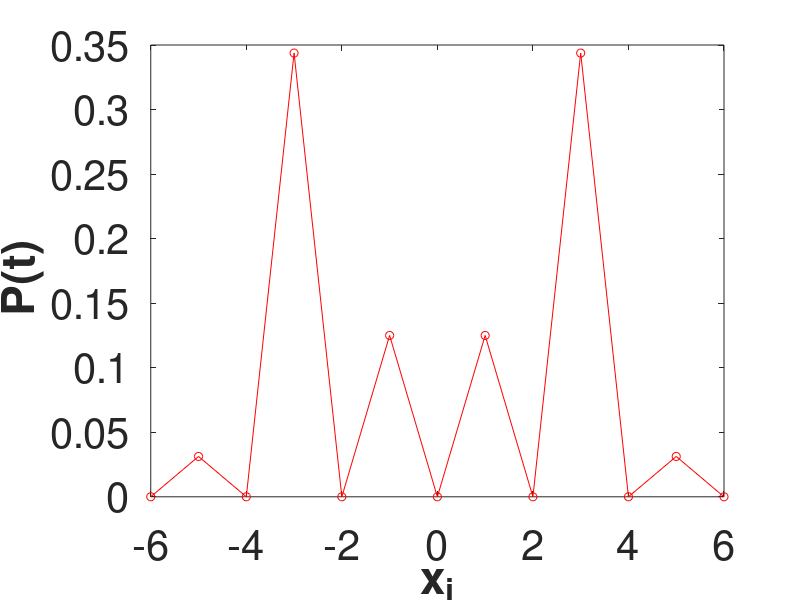

The MATLAB source for this figure:
%%Code Ref: Mahesh N Jayakody and Asiri Nanayakkara, Full state revivals in higher dimensional quantum walks, 
%Phys. Scr. 94 (2019) 045101.
% E-mail: asiri@ifs.ac.lk


clear;
clc;

NSTEPS = 5;
N = 2*NSTEPS+3; %size of the line
mid = NSTEPS+2; %middle point 

w=sqrt(-1);
%S=zeros(1,N);

%Coin operator
%al=45;
%alpha=(pi*al)/180;

%C(1,1)=cos(alpha);            C(1,2)=sin(alpha);
%C(2,1)=sin(alpha);            C(2,2)=-cos(alpha);

a = 45;
b = 0;
c = 0;

alpha = (pi*a)/180;
phi1 = (pi*b)/180;
phi2 = (pi*c)/180;
     
C=zeros(2,2);
C(1,1) = cos(alpha);  
C(1,2) = exp(w*phi1)*sin(alpha);
C(2,1) = exp(w*phi2)*sin(alpha);
C(2,2) = -exp(w*(phi1+phi2))*cos(alpha);

%Amplitude Matrix
At = zeros(2,N);
A = zeros(2,N);



%Initial Coinditions of Amplitude Matrix

At(1,mid) = sqrt(0.5);
At(2,mid) = -w*sqrt(0.5);
% % At(1,mid,1) = 1;
% At(1,mid,2) = 1;

%NSTEPS=1;
%Amplitude Calculation Loop
for k= 1:NSTEPS
  for m = 2:2*NSTEPS+2
    A(1,m)=C(1,1)*At(1,m-1)+C(1,2)*At(2,m-1);
    A(2,m)=C(2,1)*At(1,m+1)+C(2,2)*At(2,m+1);
  end
  At = A;
end

%Probability Density Function
P=zeros(1,N);

%Probability Calculation Loop
for m = 1:N         
P(m) = At(1,m)*conj(At(1,m))+ At(2,m)*conj(At(2,m)); 
x(m)= -((N+1)/2)+ m;
end

QRWtotal_probability = sum(sum(P));
plot(x,P,'ro-')
xlabel('x_i','fontweight','bold'); 
ylabel('P(t) ','fontweight','bold');
%title('Numerical perturbation tracking')
set(gca,'FontSize',30)


P = sort(P,'descend');
for m = 1:2         
%fprintf('%0.20f\n', P(m));  
end
%P(1)-P(2)

s = std(P);
%fprintf('std = %0.10f\n', s);